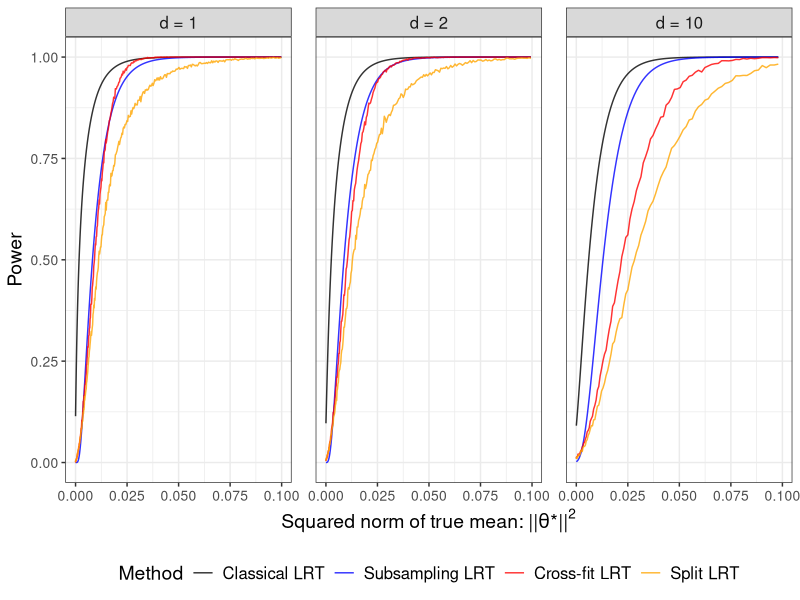

Write R code to recreate this figure.
# Plot simulated, true, or approximate power of LRTs

library(tidyverse)
library(data.table)
library(gtable)
library(cowplot)
library(grid)

# Create theme
paper_theme <- theme_bw() +
  theme(plot.title = element_text(hjust = 0.5, size = 16),
        plot.subtitle = element_text(hjust = 0.5, size = 14),
        legend.title = element_text(size = 14),
        axis.title = element_text(size = 14),
        legend.text = element_text(size = 12),
        axis.text = element_text(size = 12),
        strip.text = element_text(size = 12),
        panel.spacing = unit(1.2, "lines"))

# Function to position legend into wasted space.
# Source: https://stackoverflow.com/questions/54438495/shift-legend-into-empty-facets-of-a-faceted-plot-in-ggplot2
shift_legend <- function(p){
  
  # check if p is a valid object
  if(!"gtable" %in% class(p)){
    if("ggplot" %in% class(p)){
      gp <- ggplotGrob(p) # convert to grob
    } else {
      message("This is neither a ggplot object nor a grob generated from ggplotGrob. Returning original plot.")
      return(p)
    }
  } else {
    gp <- p
  }
  
  # check for unfilled facet panels
  facet.panels <- grep("^panel", gp[["layout"]][["name"]])
  empty.facet.panels <- sapply(facet.panels, function(i) "zeroGrob" %in% class(gp[["grobs"]][[i]]))
  empty.facet.panels <- facet.panels[empty.facet.panels]
  if(length(empty.facet.panels) == 0){
    message("There are no unfilled facet panels to shift legend into. Returning original plot.")
    return(p)
  }
  
  # establish extent of unfilled facet panels (including any axis cells in between)
  empty.facet.panels <- gp[["layout"]][empty.facet.panels, ]
  empty.facet.panels <- list(min(empty.facet.panels[["t"]]), min(empty.facet.panels[["l"]]),
                             max(empty.facet.panels[["b"]]), max(empty.facet.panels[["r"]]))
  names(empty.facet.panels) <- c("t", "l", "b", "r")
  
  # extract legend & copy over to location of unfilled facet panels
  guide.grob <- which(gp[["layout"]][["name"]] == "guide-box")
  if(length(guide.grob) == 0){
    message("There is no legend present. Returning original plot.")
    return(p)
  }
  gp <- gtable_add_grob(x = gp,
                        grobs = gp[["grobs"]][[guide.grob]],
                        t = empty.facet.panels[["t"]],
                        l = empty.facet.panels[["l"]],
                        b = empty.facet.panels[["b"]],
                        r = empty.facet.panels[["r"]],
                        name = "new-guide-box")
  
  # squash the original guide box's row / column (whichever applicable)
  # & empty its cell
  guide.grob <- gp[["layout"]][guide.grob, ]
  if(guide.grob[["l"]] == guide.grob[["r"]]){
    gp <- gtable_squash_cols(gp, cols = guide.grob[["l"]])
  }
  if(guide.grob[["t"]] == guide.grob[["b"]]){
    gp <- gtable_squash_rows(gp, rows = guide.grob[["t"]])
  }
  gp <- gtable_remove_grobs(gp, "guide-box")
  
  return(gp)
}

# Read in data
usual_lrt <- fread(file = "sim_data/fig06_classical_LRT.csv") %>% 
  mutate(Method = "Classical LRT")

split_lrt <- fread(file = "sim_data/fig06_split_LRT.csv") %>% 
  mutate(Method = "Split LRT",
         power_approx_2 = power)

crossfit_lrt <- fread(file = "sim_data/fig06_crossfit_LRT.csv") %>% 
  mutate(Method = "Cross-fit LRT",
         power_approx_2 = power)

subsample_lrt <- fread(file = "sim_data/fig06_subsample_LRT.csv") %>% 
  mutate(Method = "Subsampling LRT")

# Merge datasets
power_data <- rbind(usual_lrt, split_lrt, crossfit_lrt, subsample_lrt)

# Plot power across LRT methods, w/ x axis as distance between true theta and 0
power_vs_norm <- power_data %>% 
  mutate(Method = factor(Method, 
                         levels = c("Classical LRT", "Subsampling LRT",
                                    "Cross-fit LRT", "Split LRT"), 
                         labels = c("Classical LRT", "Subsampling LRT",
                                    "Cross-fit LRT", "Split LRT")),
         d_cat = factor(d, levels = c(1, 2, 10), 
                        labels = c("d = 1", "d = 2", "d = 10")),
         theta_star_sqnorm = theta_star^2 * d) %>% 
  filter(theta_star_sqnorm <= 0.1) %>% 
  ggplot(aes(x = theta_star_sqnorm, y = power_approx_2, col = Method)) +
  facet_wrap(. ~ d_cat, nrow = 1) +
  geom_line(alpha = 0.8) +
  scale_color_manual(values = c("black", "blue", "red", "orange")) +
  labs(y = "Power",
       x = expression("Squared norm of true mean: ||"*theta*"*"*"||"^{"2"}),
       title = expression("Power of Tests of H"[0]*":"~theta*
                            "* = 0 vs H"[1]*":"~theta*"* \u2260"~"0"~
                            "across Varying True ||"*theta*"*"*"||"^{"2"}),
       subtitle = expression("Using Normal CDF Approx to Non-central"~
                               chi^2~"CDF")) +
  paper_theme +
  theme(legend.position = "bottom",
        axis.text = element_text(size = 10))

#####################
##### Save plot #####
#####################

ggsave(plot = power_vs_norm + labs(title = NULL, subtitle = NULL),
       filename = "sim_plots/figure_06.pdf",
       width = 8, height = 3, device = cairo_pdf)
